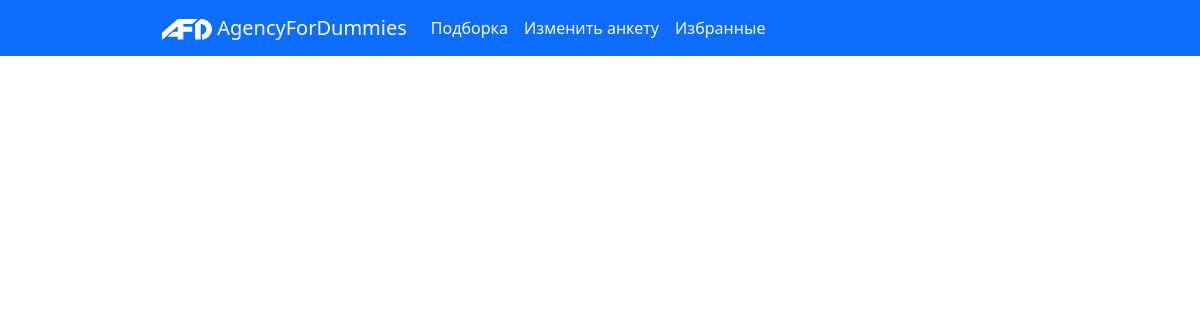
Before: /property/favourites/ with the older database file.
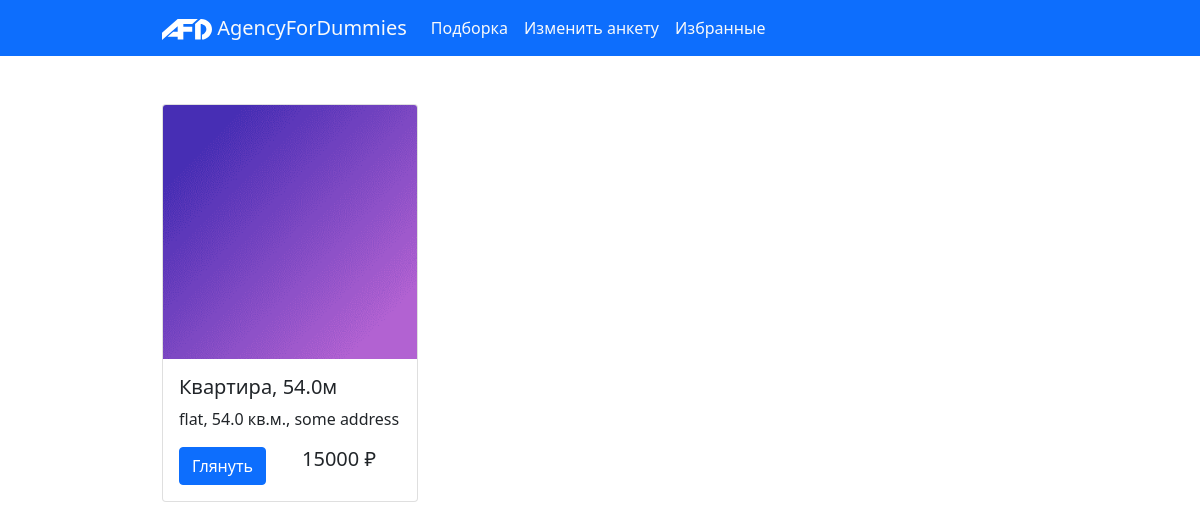
After: the same page with the newer database file.
### property/models/property.py (models this page shows)
class Property(Model):
    owner = ForeignKey('Owner', on_delete=CASCADE, null=False, related_name="properties")
    type = CharField(
        choices=[
            ('residential', _('Residential')),
            ('commercial', _('Commercial'))
        ],
        max_length=15)
    category = CharField(
        choices=[
            ('flat', _('Flat')),
            ('house', _('House')),
            ('apartments', _('Apartments'))
        ],
        max_length=15)
    area = DecimalField(max_digits=5, decimal_places=1)
    room_count = IntegerField(default=1)
    floor = IntegerField(
        default=1,
        validators=[
            MinValueValidator(1)
        ])
    address = CharField(max_length=255)
    deal = CharField(
        choices=[
            ('rent', _('Rent')),
            ('purchase', _('Purchase'))
        ],
        max_length=15)
    price = DecimalField(max_digits=8, decimal_places=0)
    description = TextField(blank=True)
    class Meta:
        verbose_name_plural = _('Properties')

### property/views/property.py (the view)
# urls.py: path('favourites/', FavouriteListView.as_view(), name='favourites')
class FavouriteListView(ListView):
    template_name = 'property_list'
    queryset = Property.objects.all()
    def get_queryset(self):
        return self.queryset.filter(client__id=self.request.user.id)

### templates/property/property_list.html (shortened to what this page needs)
<!DOCTYPE html>
<html lang="en">
{% load static %}
<head>
    <link href="https://cdn.jsdelivr.net/npm/bootstrap@5.0.2/dist/css/bootstrap.min.css" rel="stylesheet"
>
</head>
<body>
<header>
        <nav class="navbar navbar-expand-lg bg-body-tertiary bg-primary" data-bs-theme="light">
        <div class="container-fluid w-75">
            <a class="navbar-brand text-light" href="{% url 'index'%}">
                <img src="{% static 'images/logo-wh.svg' %}" alt="" width="50" class="d-inline-block">
                AgencyForDummies
            </a>
            <div class="collapse navbar-collapse" id="navbarNavAltMarkup">
                <div class="navbar-nav ">
                    <a class="nav-link active text-light" aria-current="page" href="{% url 'property:list' %}">Подборка</a>
                    <a class="nav-link text-light" href="{% url 'users:questions' %}">Изменить анкету</a>
                    <a class="nav-link text-light" href="{% url 'property:favourites' %}">Избранные</a>
                </div>
            </div>
        </div>
    </nav>
</header>
<main>
    <div class="container w-75 my-5">
        {% if property_list %}
            <div class="row my-3">
            {% for property in property_list %}
                <div class="col-3">
                    <div class="card" style="width: 16rem;">
                        <img src="{% static 'images/default.png' %}" class="card-img-top" alt="...">
                        <div class="card-body">
                            <h5 class="card-title">Квартира, {{property.area}}м</h5>
                            <p class="card-text">{{ property.category }}, {{property.area}} кв.м., {{ property.address }}</p>
                            <div class="row">
                                <div class="col">
                                    <a href="{% url 'property:detail' property.id %}" class="btn btn-primary my-0 mx-0">Глянуть</a>
                                </div>
                                <div class="col">
                                    <h5 class="card-text">{{property.price}} ₽</h5>
                                </div>
                            </div>
                        </div>
                    </div>
                </div>
            {% endfor %}
            </div>
        {% endif %}
     </div>
</main>
</body>
</html>

Changed rows visible on the page:
added Property: area "54.0", category "flat", address "some address", price "15000"
